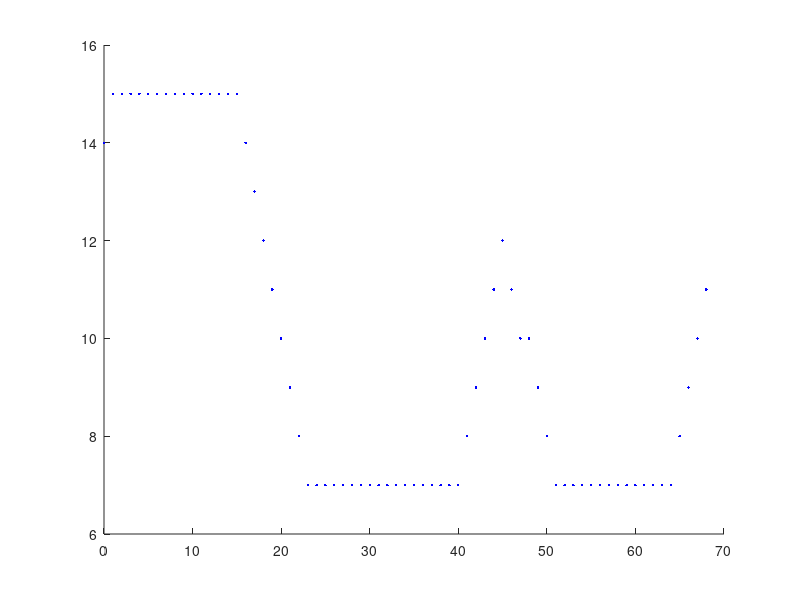

Write MATLAB code to recreate this figure.
hold on
plot(0,14,'.b')
plot(1,15,'.b')
plot(2,15,'.b')
plot(3,15,'.b')
plot(4,15,'.b')
plot(5,15,'.b')
plot(6,15,'.b')
plot(7,15,'.b')
plot(8,15,'.b')
plot(9,15,'.b')
plot(10,15,'.b')
plot(11,15,'.b')
plot(12,15,'.b')
plot(13,15,'.b')
plot(14,15,'.b')
plot(15,15,'.b')
plot(16,14,'.b')
plot(17,13,'.b')
plot(18,12,'.b')
plot(19,11,'.b')
plot(20,10,'.b')
plot(21,9,'.b')
plot(22,8,'.b')
plot(23,7,'.b')
plot(24,7,'.b')
plot(25,7,'.b')
plot(26,7,'.b')
plot(27,7,'.b')
plot(28,7,'.b')
plot(29,7,'.b')
plot(30,7,'.b')
plot(31,7,'.b')
plot(32,7,'.b')
plot(33,7,'.b')
plot(34,7,'.b')
plot(35,7,'.b')
plot(36,7,'.b')
plot(37,7,'.b')
plot(38,7,'.b')
plot(39,7,'.b')
plot(40,7,'.b')
plot(41,8,'.b')
plot(42,9,'.b')
plot(43,10,'.b')
plot(44,11,'.b')
plot(45,12,'.b')
plot(46,11,'.b')
plot(47,10,'.b')
plot(48,10,'.b')
plot(49,9,'.b')
plot(50,8,'.b')
plot(51,7,'.b')
plot(52,7,'.b')
plot(53,7,'.b')
plot(54,7,'.b')
plot(55,7,'.b')
plot(56,7,'.b')
plot(57,7,'.b')
plot(58,7,'.b')
plot(59,7,'.b')
plot(60,7,'.b')
plot(61,7,'.b')
plot(62,7,'.b')
plot(63,7,'.b')
plot(64,7,'.b')
plot(65,8,'.b')
plot(66,9,'.b')
plot(67,10,'.b')
plot(68,11,'.b')
